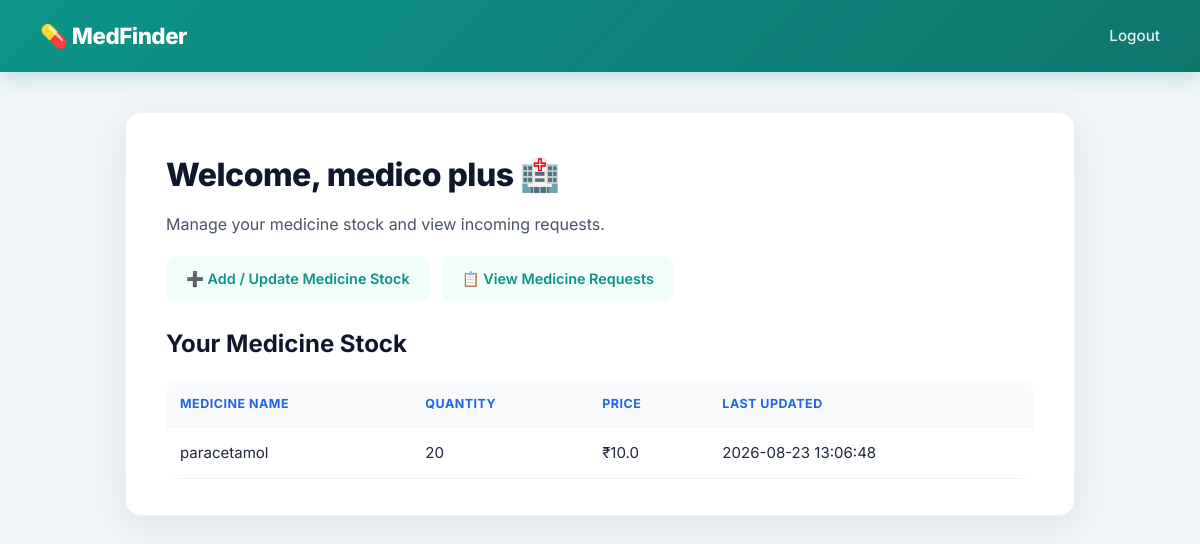
/pharmacy/dashboard (signed in), run on the app's committed database.
### tables this page shows
CREATE TABLE inventory (
            id INTEGER PRIMARY KEY AUTOINCREMENT,
            pharmacy_id INTEGER NOT NULL,
            medicine_id INTEGER NOT NULL,
            quantity INTEGER NOT NULL DEFAULT 0,
            price REAL,
            updated_at TIMESTAMP DEFAULT CURRENT_TIMESTAMP,
            FOREIGN KEY (pharmacy_id) REFERENCES pharmacies (id),
            FOREIGN KEY (medicine_id) REFERENCES medicines (id)
        );

CREATE TABLE medicines (
            id INTEGER PRIMARY KEY AUTOINCREMENT,
            name TEXT NOT NULL,
            generic_name TEXT,
            category TEXT,
            created_at TIMESTAMP DEFAULT CURRENT_TIMESTAMP
        );

### app.py (the view)
@app.route('/pharmacy/dashboard')
def pharmacy_dashboard():
    if 'pharmacy_id' not in session:
        return redirect(url_for('pharmacy_login'))
    conn = get_db_connection()
    inventory = conn.execute('''
        SELECT medicines.name, inventory.quantity, inventory.price, inventory.updated_at
        FROM inventory
        JOIN medicines ON inventory.medicine_id = medicines.id
        WHERE inventory.pharmacy_id = ?
    ''', (session['pharmacy_id'],)).fetchall()
    conn.close()
    return render_template('pharmacy_dashboard.html',
                            pharmacy_name=session['pharmacy_name'],
                            inventory=inventory)

### database.py (called while the page is built)
def get_db_connection():
    conn = sqlite3.connect('medicine_system.db')
    conn.row_factory = sqlite3.Row
    return conn

### templates/pharmacy_dashboard.html (shortened to what this page needs)
<!DOCTYPE html>
<html lang="en">
<head>
    <link rel="stylesheet" href="{{ url_for('static', filename='style.css') }}">
</head>
<body>
    <div class="navbar pharmacy">
        <span class="brand">💊 MedFinder</span>
        <div><a href="/pharmacy/logout">Logout</a></div>
    </div>
    <div class="container">
        <h1>Welcome, {{ pharmacy_name }} 🏥</h1>
        <p>Manage your medicine stock and view incoming requests.</p>
        <div class="action-links">
            <a href="/pharmacy/add-medicine" class="link-teal">➕ Add / Update Medicine Stock</a>
            <a href="/pharmacy/requests" class="link-teal">📋 View Medicine Requests</a>
        </div>
        <h2>Your Medicine Stock</h2>
        <table>
            <tr>
                <th>Medicine Name</th>
                <th>Quantity</th>
                <th>Price</th>
                <th>Last Updated</th>
            </tr>
            {% for item in inventory %}
            <tr>
                <td>{{ item['name'] }}</td>
                <td>{{ item['quantity'] }}</td>
                <td>₹{{ item['price'] }}</td>
                <td>{{ item['updated_at'] }}</td>
            </tr>
            {% else %}
            <tr>
                <td colspan="4">No medicines added yet.</td>
            </tr>
            {% endfor %}
        </table>
    </div>
</body>
</html>

### static/style.css (style rules this page uses)
* { margin: 0; padding: 0; box-sizing: border-box; }
body { font-family: 'Inter', 'Segoe UI', Arial, sans-serif; background: #f1f5f9; color: #1e293b; line-height: 1.6; }
.navbar { background: linear-gradient(135deg, #2563eb, #1d4ed8); color: white; padding: 18px 40px; display: flex; justify-content: space-between; align-items: center; box-shadow: 0 4px 20px rgba(37, 99, 235, 0.25); position: sticky; top: 0; z-index: 100; }
.navbar.pharmacy { background: linear-gradient(135deg, #0d9488, #0f766e); box-shadow: 0 4px 20px rgba(13, 148, 136, 0.25); }
.navbar .brand { font-size: 1.4em; font-weight: 800; letter-spacing: -0.5px; }
.navbar a { color: rgba(255,255,255,0.9); text-decoration: none; margin-left: 22px; font-weight: 500; font-size: 0.95em; transition: color 0.2s ease; }
.container { max-width: 950px; margin: 40px auto; background: white; padding: 36px 40px; border-radius: 16px; box-shadow: 0 10px 40px rgba(15, 23, 42, 0.08); border: 1px solid #eef2f7; }
h1 { color: #0f172a; font-weight: 800; letter-spacing: -0.5px; margin-bottom: 12px; }
h2, h3 { color: #0f172a; font-weight: 700; margin: 24px 0 12px; }
p { margin-bottom: 10px; color: #475569; }
a { color: #2563eb; font-weight: 500; }
table { width: 100%; border-collapse: collapse; margin-top: 18px; border-radius: 12px; overflow: hidden; }
th, td { text-align: left; padding: 13px 14px; border-bottom: 1px solid #f1f5f9; font-size: 0.94em; }
th { background: #f8fafc; color: #2563eb; font-weight: 700; text-transform: uppercase; font-size: 0.78em; letter-spacing: 0.5px; }
tr { transition: background 0.15s ease; }
.action-links { display: flex; gap: 12px; margin: 18px 0; flex-wrap: wrap; }
.action-links a { padding: 11px 20px; border-radius: 10px; text-decoration: none; font-weight: 600; font-size: 0.9em; transition: transform 0.15s ease; }
.action-links a.link-teal { background: #f0fdfa; color: #0d9488; }

### data on the page
inventory: name "paracetamol", quantity "20", price "10.0", updated_at "2026-08-23 13:06:48"

### other printed values
{{ pharmacy_name }} "medico plus"
